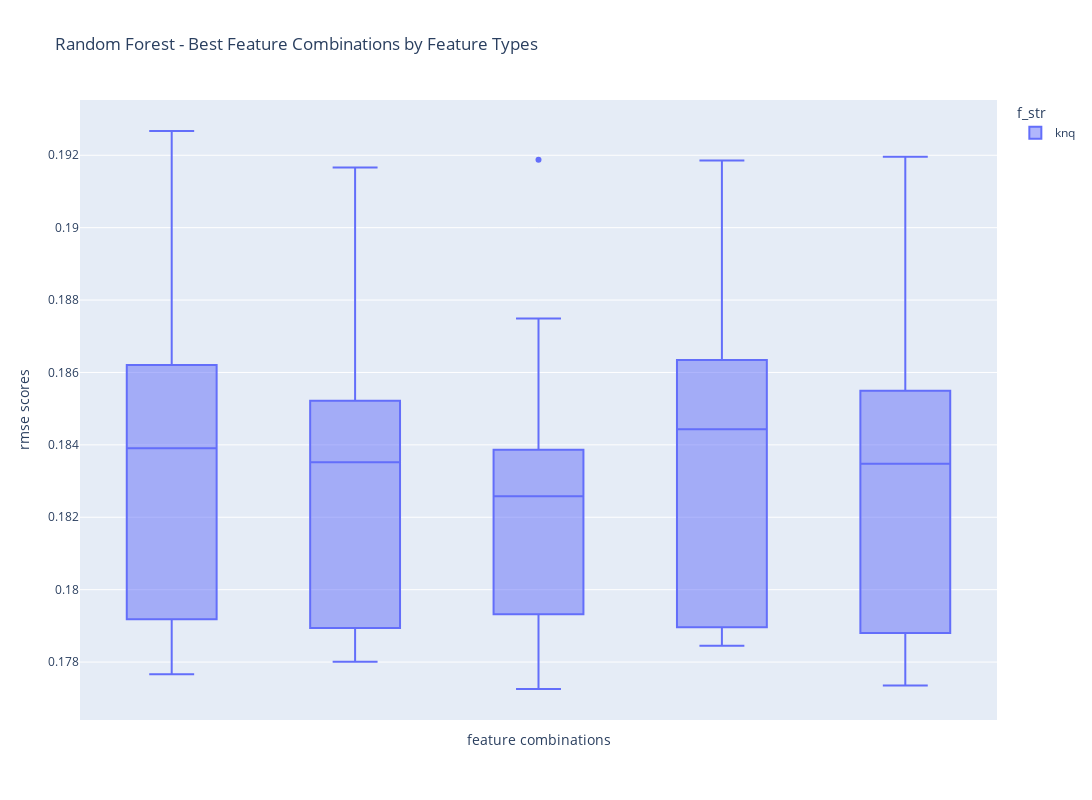

The cell this chart's notebook holds for it:
### Code cell
fig = px.box(df_metrics[(df_metrics['features'].isin(x)) & (df_metrics['model'] == 'rf')], x='features',
             y='rmse_scores', title='RMSE Boxplot of Best Feature Combinations', color='f_str')
fig.update_layout(height=800, width=1100,
                  title_text="Random Forest - Best Feature Combinations by Feature Types",
                  xaxis_title="feature combinations", yaxis_title="rmse scores")
fig.update_xaxes(showticklabels=False)
fig.show()

### Figure 1 — Plotly figure (JSON) as saved in the notebook; plotly's stock layout.template omitted (floating-point values rounded to 4 significant figures)
{"data": [{"alignmentgroup": "True", "hovertemplate": "f_str=knq<br>features=%{x}<br>rmse_scores=%{y}<extra></extra>", "legendgroup": "knq", "marker": {"color": "#636efa"}, "name": "knq", "notched": false, "offsetgroup": "knq", "orientation": "v", "showlegend": true, "type": "box", "x": ["f_0_neuralness,f_2_query_length,f_5_num_results,f_6_max_title_score,f_8_max_semantic_score,f_9_avg_semantic_score", "f_0_neuralness,f_2_query_length,f_5_num_results,f_6_max_title_score,f_8_max_semantic_score,f_9_avg_semantic_score", "f_0_neuralness,f_2_query_length,f_5_num_results,f_6_max_title_score,f_8_max_semantic_score,f_9_avg_semantic_score", "f_0_neuralness,f_2_query_length,f_5_num_results,f_6_max_title_score,f_8_max_semantic_score,f_9_avg_semantic_score", "f_0_neuralness,f_2_query_length,f_5_num_results,f_6_max_title_score,f_8_max_semantic_score,f_9_avg_semantic_score", "f_0_neuralness,f_1_num_of_terms,f_2_query_length,f_4_has_special_char,f_5_num_results,f_6_max_title_score,f_8_max_semantic_score,f_9_avg_semantic_score", "f_0_neuralness,f_1_num_of_terms,f_2_query_length,f_4_has_special_char,f_5_num_results,f_6_max_title_score,f_8_max_semantic_score,f_9_avg_semantic_score", "f_0_neuralness,f_1_num_of_terms,f_2_query_length,f_4_has_special_char,f_5_num_results,f_6_max_title_score,f_8_max_semantic_score,f_9_avg_semantic_score", "f_0_neuralness,f_1_num_of_terms,f_2_query_length,f_4_has_special_char,f_5_num_results,f_6_max_title_score,f_8_max_semantic_score,f_9_avg_semantic_score", "f_0_neuralness,f_1_num_of_terms,f_2_query_length,f_4_has_special_char,f_5_num_results,f_6_max_title_score,f_8_max_semantic_score,f_9_avg_semantic_score", "f_0_neuralness,f_1_num_of_terms,f_2_query_length,f_5_num_results,f_6_max_title_score,f_7_sum_title_scores,f_8_max_semantic_score,f_9_avg_semantic_score", "f_0_neuralness,f_1_num_of_terms,f_2_query_length,f_5_num_results,f_6_max_title_score,f_7_sum_title_scores,f_8_max_semantic_score,f_9_avg_semantic_score", "f_0_neuralness,f_1_num_of_terms,f_2_query_length,f_5_num_results,f_6_max_title_score,f_7_sum_title_scores,f_8_max_semantic_score,f_9_avg_semantic_score", "f_0_neuralness,f_1_num_of_terms,f_2_query_length,f_5_num_results,f_6_max_title_score,f_7_sum_title_scores,f_8_max_semantic_score,f_9_avg_semantic_score", "f_0_neuralness,f_1_num_of_terms,f_2_query_length,f_5_num_results,f_6_max_title_score,f_7_sum_title_scores,f_8_max_semantic_score,f_9_avg_semantic_score", "f_0_neuralness,f_1_num_of_terms,f_4_has_special_char,f_5_num_results,f_6_max_title_score,f_7_sum_title_scores,f_8_max_semantic_score,f_9_avg_semantic_score", "f_0_neuralness,f_1_num_of_terms,f_4_has_special_char,f_5_num_results,f_6_max_title_score,f_7_sum_title_scores,f_8_max_semantic_score,f_9_avg_semantic_score", "f_0_neuralness,f_1_num_of_terms,f_4_has_special_char,f_5_num_results,f_6_max_title_score,f_7_sum_title_scores,f_8_max_semantic_score,f_9_avg_semantic_score", "f_0_neuralness,f_1_num_of_terms,f_4_has_special_char,f_5_num_results,f_6_max_title_score,f_7_sum_title_scores,f_8_max_semantic_score,f_9_avg_semantic_score", "f_0_neuralness,f_1_num_of_terms,f_4_has_special_char,f_5_num_results,f_6_max_title_score,f_7_sum_title_scores,f_8_max_semantic_score,f_9_avg_semantic_score", "f_0_neuralness,f_2_query_length,f_4_has_special_char,f_5_num_results,f_6_max_title_score,f_7_sum_title_scores,f_8_max_semantic_score,f_9_avg_semantic_score", "f_0_neuralness,f_2_query_length,f_4_has_special_char,f_5_num_results,f_6_max_title_score,f_7_sum_title_scores,f_8_max_semantic_score,f_9_avg_semantic_score", "f_0_neuralness,f_2_query_length,f_4_has_special_char,f_5_num_results,f_6_max_title_score,f_7_sum_title_scores,f_8_max_semantic_score,f_9_avg_semantic_score", "f_0_neuralness,f_2_query_length,f_4_has_special_char,f_5_num_results,f_6_max_title_score,f_7_sum_title_scores,f_8_max_semantic_score,f_9_avg_semantic_score", "f_0_neuralness,f_2_query_length,f_4_has_special_char,f_5_num_results,f_6_max_title_score,f_7_sum_title_scores,f_8_max_semantic_score,f_9_avg_semantic_score", "f_0_neuralness,f_2_query_length,f_5_num_results,f_6_max_title_score,f_8_max_semantic_score,f_9_avg_semantic_score", "f_0_neuralness,f_2_query_length,f_5_num_results,f_6_max_title_score,f_8_max_semantic_score,f_9_avg_semantic_score", "f_0_neuralness,f_2_query_length,f_5_num_results,f_6_max_title_score,f_8_max_semantic_score,f_9_avg_semantic_score", "f_0_neuralness,f_2_query_length,f_5_num_results,f_6_max_title_score,f_8_max_semantic_score,f_9_avg_semantic_score", "f_0_neuralness,f_2_query_length,f_5_num_results,f_6_max_title_score,f_8_max_semantic_score,f_9_avg_semantic_score", "f_0_neuralness,f_1_num_of_terms,f_2_query_length,f_4_has_special_char,f_5_num_results,f_6_max_title_score,f_8_max_semantic_score,f_9_avg_semantic_score", "f_0_neuralness,f_1_num_of_terms,f_2_query_length,f_4_has_special_char,f_5_num_results,f_6_max_title_score,f_8_max_semantic_score,f_9_avg_semantic_score", "f_0_neuralness,f_1_num_of_terms,f_2_query_length,f_4_has_special_char,f_5_num_results,f_6_max_title_score,f_8_max_semantic_score,f_9_avg_semantic_score", "f_0_neuralness,f_1_num_of_terms,f_2_query_length,f_4_has_special_char,f_5_num_results,f_6_max_title_score,f_8_max_semantic_score,f_9_avg_semantic_score", "f_0_neuralness,f_1_num_of_terms,f_2_query_length,f_4_has_special_char,f_5_num_results,f_6_max_title_score,f_8_max_semantic_score,f_9_avg_semantic_score", "f_0_neuralness,f_1_num_of_terms,f_2_query_length,f_5_num_results,f_6_max_title_score,f_7_sum_title_scores,f_8_max_semantic_score,f_9_avg_semantic_score", "f_0_neuralness,f_1_num_of_terms,f_2_query_length,f_5_num_results,f_6_max_title_score,f_7_sum_title_scores,f_8_max_semantic_score,f_9_avg_semantic_score", "f_0_neuralness,f_1_num_of_terms,f_2_query_length,f_5_num_results,f_6_max_title_score,f_7_sum_title_scores,f_8_max_semantic_score,f_9_avg_semantic_score", "f_0_neuralness,f_1_num_of_terms,f_2_query_length,f_5_num_results,f_6_max_title_score,f_7_sum_title_scores,f_8_max_semantic_score,f_9_avg_semantic_score", "f_0_neuralness,f_1_num_of_terms,f_2_query_length,f_5_num_results,f_6_max_title_score,f_7_sum_title_scores,f_8_max_semantic_score,f_9_avg_semantic_score", "f_0_neuralness,f_1_num_of_terms,f_4_has_special_char,f_5_num_results,f_6_max_title_score,f_7_sum_title_scores,f_8_max_semantic_score,f_9_avg_semantic_score", "f_0_neuralness,f_1_num_of_terms,f_4_has_special_char,f_5_num_results,f_6_max_title_score,f_7_sum_title_scores,f_8_max_semantic_score,f_9_avg_semantic_score", "f_0_neuralness,f_1_num_of_terms,f_4_has_special_char,f_5_num_results,f_6_max_title_score,f_7_sum_title_scores,f_8_max_semantic_score,f_9_avg_semantic_score", "f_0_neuralness,f_1_num_of_terms,f_4_has_special_char,f_5_num_results,f_6_max_title_score,f_7_sum_title_scores,f_8_max_semantic_score,f_9_avg_semantic_score", "f_0_neuralness,f_1_num_of_terms,f_4_has_special_char,f_5_num_results,f_6_max_title_score,f_7_sum_title_scores,f_8_max_semantic_score,f_9_avg_semantic_score", "f_0_neuralness,f_2_query_length,f_4_has_special_char,f_5_num_results,f_6_max_title_score,f_7_sum_title_scores,f_8_max_semantic_score,f_9_avg_semantic_score", "f_0_neuralness,f_2_query_length,f_4_has_special_char,f_5_num_results,f_6_max_title_score,f_7_sum_title_scores,f_8_max_semantic_score,f_9_avg_semantic_score", "f_0_neuralness,f_2_query_length,f_4_has_special_char,f_5_num_results,f_6_max_title_score,f_7_sum_title_scores,f_8_max_semantic_score,f_9_avg_semantic_score", "f_0_neuralness,f_2_query_length,f_4_has_special_char,f_5_num_results,f_6_max_title_score,f_7_sum_title_scores,f_8_max_semantic_score,f_9_avg_semantic_score", "f_0_neuralness,f_2_query_length,f_4_has_special_char,f_5_num_results,f_6_max_title_score,f_7_sum_title_scores,f_8_max_semantic_score,f_9_avg_semantic_score"], "x0": " ", "xaxis": "x", "y": [0.1927, 0.184, 0.1838, 0.1846, 0.1862, 0.1917, 0.1839, 0.1831, 0.1848, 0.1852, 0.1919, 0.182, 0.1831, 0.1839, 0.1836, 0.1919, 0.1853, 0.1858, 0.1867, 0.1835, 0.192, 0.183, 0.184, 0.1843, 0.1855, 0.1865, 0.1792, 0.1792, 0.1777, 0.1801, 0.1859, 0.178, 0.1789, 0.1786, 0.1797, 0.1875, 0.1773, 0.1793, 0.1788, 0.1793, 0.1863, 0.1784, 0.1788, 0.1791, 0.179, 0.1869, 0.1773, 0.1788, 0.1779, 0.1803], "y0": " ", "yaxis": "y"}], "layout": {"boxmode": "group", "height": 800, "legend": {"title": {"text": "f_str"}, "tracegroupgap": 0}, "title": {"text": "Random Forest - Best Feature Combinations by Feature Types"}, "width": 1100, "xaxis": {"anchor": "y", "autorange": true, "domain": [0, 1], "range": [-0.5, 4.5], "showticklabels": false, "title": {"text": "feature combinations"}, "type": "category"}, "yaxis": {"anchor": "x", "autorange": true, "domain": [0, 1], "range": [0.1764, 0.1935], "title": {"text": "rmse scores"}, "type": "linear"}}}
